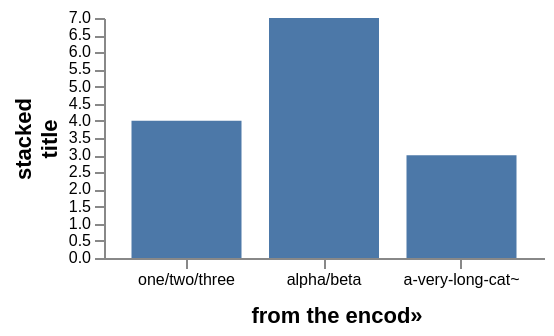

The specification (Vega-Lite) saved for this image:
### Vega specification from a JSON file in a GitHub repository (floating-point values rounded to 4 significant figures)
{"$schema": "https://vega.github.io/schema/vega/v6.json", "description": "The guide encode channels that have no property behind them, resolved against the item rather than folded. A label's ellipsis is the mark a truncated one ends with and its lineBreak is what a long one is split on, so a path can be shown as a stack; a title's own encode may replace the words outright and nudge them with dx and dy. None of the five has a guide property, which is why upstream reads them off the encode block and so does this.", "width": 220, "height": 120, "padding": 5, "background": "white", "data": [{"name": "t", "values": [{"c": "one/two/three", "v": 4}, {"c": "alpha/beta", "v": 7}, {"c": "a-very-long-category-name", "v": 3}]}], "scales": [{"name": "x", "type": "band", "domain": {"data": "t", "field": "c"}, "range": "width", "padding": 0.2}, {"name": "y", "type": "linear", "domain": {"data": "t", "field": "v"}, "range": "height"}], "axes": [{"scale": "x", "orient": "bottom", "labelLimit": 60, "labelFontSize": 8, "title": "written down", "encode": {"labels": {"update": {"ellipsis": {"value": "~"}}}, "title": {"update": {"text": {"value": "from the encode block"}, "dx": {"value": 6}, "dy": {"value": 4}, "limit": {"value": 90}, "ellipsis": {"value": "»"}}}}}, {"scale": "y", "orient": "left", "labelFontSize": 8, "title": "stacked/title", "encode": {"title": {"update": {"lineBreak": {"value": "/"}}}}}], "marks": [{"type": "rect", "from": {"data": "t"}, "encode": {"enter": {"x": {"scale": "x", "field": "c"}, "width": {"scale": "x", "band": 1}, "y": {"scale": "y", "field": "v"}, "y2": {"scale": "y", "value": 0}, "fill": {"value": "#4c78a8"}}}}]}
